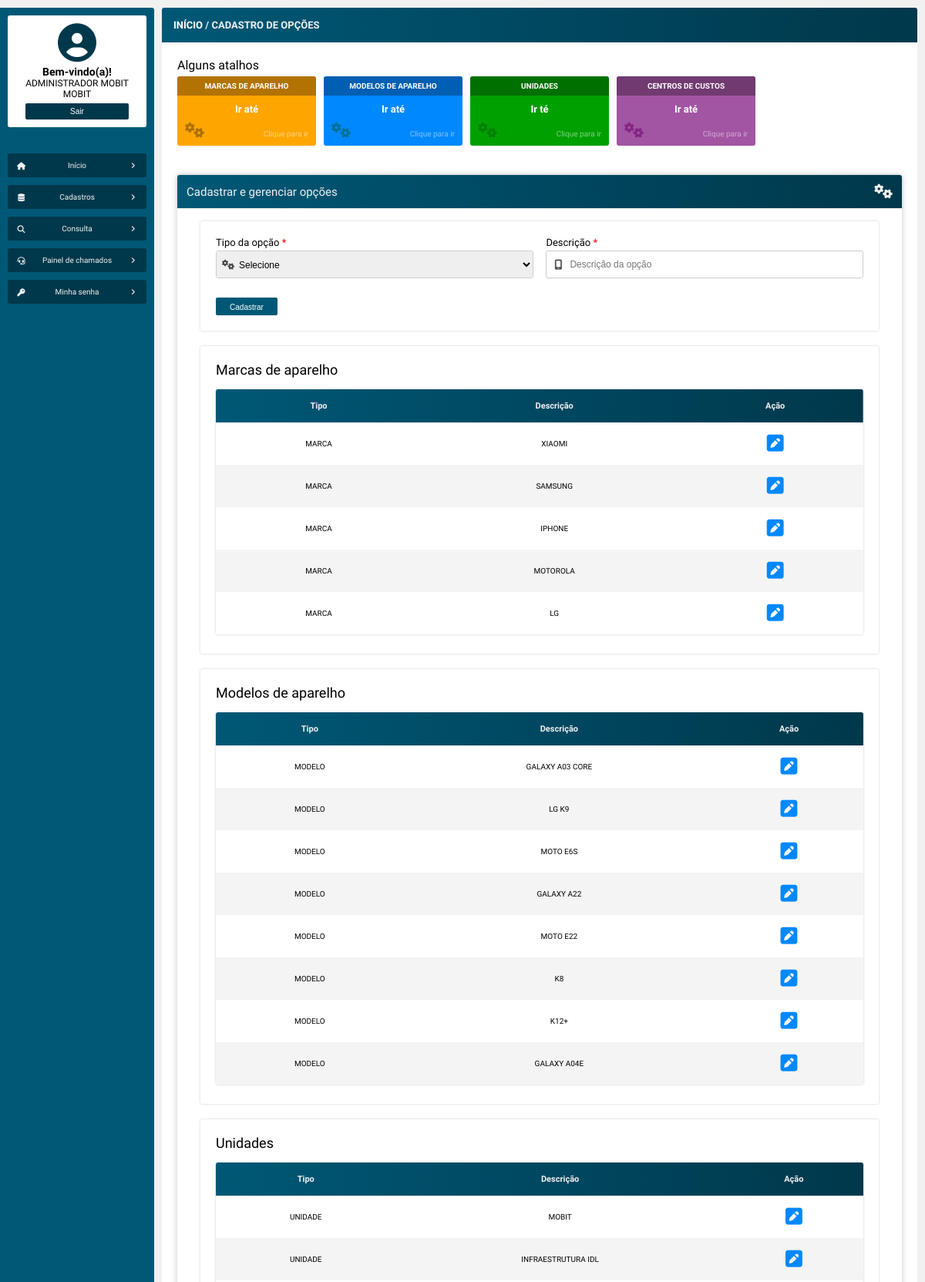
Page /cadastrar_opcoes.php (signed in, upper part) on the committed database.
### tables this page shows
CREATE TABLE `tb_cadastros_opcoes` (
  `id` int NOT NULL AUTO_INCREMENT,
  `tipo` varchar(100) DEFAULT NULL,
  `descricao` varchar(256) DEFAULT NULL,
  PRIMARY KEY (`id`)
);

### src/model/Opcoes.php (called while the page is built, shortened)
<?php
class Opcoes
{
    private PDO $pdo;
    public function __construct(PDO $pdo)
    {
        $this->pdo = $pdo;
    }
    public function listaOpcoes(string $tipo) : array
    {
        $sql = "SELECT * FROM tb_cadastros_opcoes WHERE tipo = ?";
        $stmt = $this->pdo->prepare($sql);
        $stmt->bindValue(1, $tipo, PDO::PARAM_STR);
        $stmt->execute();
        $resultado = $stmt->fetchAll(PDO::FETCH_ASSOC);
        return $resultado;
    }
}

### cadastrar_opcoes.php (the view, shortened to what this page needs)
<?php
require_once "src/config/conexao_bd.php";
$marca = new Opcoes($pdo);
$listaMarcas = $marca->listaOpcoes('MARCA');
$modelo = new Opcoes($pdo);
$listaModelos = $modelo->listaOpcoes('MODELO');
$unidade = new Opcoes($pdo);
$listaUnidade = $unidade->listaOpcoes('UNIDADE');
?>
<!DOCTYPE html>
<html>
<head>
    <?php
    require_once "src/views/layout/head.php";
    ?>
</head>
<body>
    <main class="corpo">
        <?php
        require_once "src/views/layout/menu_lateral.php";
        ?>
        <section class="principal">
            <article class="conteudo">
                <header class="conteudo-cabecalho">
                    <h3><a href="inicio.php">INÍCIO</a> / CADASTRO DE OPÇÕES</h3>
                </header>
                <section class="conteudo-center">
                    <div class="conteudo-center-box-01">
                        <h1>Alguns atalhos</h1>
                        <a href="#marcas">
                            <div>
                                <div id="box-infos-amarela">
                                    <span>
                                        <h4>MARCAS DE APARELHO</h4>
                                    </span>
                                    <h3>Ir até</h3>
                                    <i class="fa-solid fa-gears"></i>
                                    <p class="texto-filtro">Clique para ir</p>
                                </div>
                            </div>
                        </a>
                        <a href="#modelos">
                            <div>
                                <div id="box-infos-azul">
                                    <span>
                                        <h4>MODELOS DE APARELHO</h4>
                                    </span>
                                    <h3>Ir até</h3>
                                    <i class="fa-solid fa-gears"></i>
                                    <p class="texto-filtro">Clique para ir</p>
                                </div>
                            </div>
                        </a>
                        <a href="#unidades">
                            <div>
                                <div id="box-infos-verde">
                                    <span>
                                        <h4>UNIDADES</h4>
                                    </span>
                                    <h3>Ir té</h3>
                                    <i class="fa-solid fa-gears"></i>
                                    <p class="texto-filtro">Clique para ir</p>
                                </div>
                            </div>
                        </a>
                        <a href="#centros_de_custos">
                            <div>
                                <div id="box-infos-roxa">
                                    <span>
                                        <h4>CENTROS DE CUSTOS</h4>
                                    </span>
                                    <h3>Ir até</h3>
                                    <i class="fa-solid fa-gears"></i>
                                    <p class="texto-filtro">Clique para ir</p>
                                </div>
                            </div>
                        </a>
                    </div>
                    <form method="post" action="">
                        <header id="form-cabecalho">
                            <h1>Cadastrar e gerenciar opções</h1>
                            <i class="fa-solid fa-gears"></i>
                        </header>
                        <section style="display: flex;">
                            <label for="tipo">Tipo da opção<span style="color: red;"> *</span>
                                <div>
                                    <i class="fa-solid fa-gears"></i>
                                    <select id="tipo" name="tipo">
                                        <option value="">Selecione</option>
                                    </select>
                                </div>
                            </label>
                            <label for="descricao">Descrição<span style="color: red;"> *</span>
                                <div>
                                    <i class="fa-solid fa-mobile-screen"></i>
                                    <input type="text" id="descricao" id="descricao" name="descricao" placeholder="Descrição da opção">
                                </div>
                            </label>
                            <div>
                                <button type="submit" name="btn-requisitar">Cadastrar</button>
                            </div>
                        </section>
                        <section style="display: flex;" id="marcas">
                            <h2>Marcas de aparelho</h2>
                            <table>
                                <thead>
                                    <tr>
                                        <td>Tipo</td>
                                        <td>Descrição</td>
                                        <td>Ação</td>
                                    </tr>
                                </thead>
                                <tbody>
                                    <?php foreach ($listaMarcas as $marca) : ?>
                                        <tr>
                                            <td><?= htmlentities($marca['tipo']) ?></td>
                                            <td><?= htmlentities($marca['descricao']) ?></td>
                                            <td id="status">
                                                <a href="editar_opcao.php?id=<?= $marca['id'] ?>"><i class="fa-solid fa-square-pen"></i></a>
                                            </td>
                                        </tr>
                                    <?php endforeach ?>
                                </tbody>
                            </table>
                        </section>
                        <section style="display: flex;" id="modelos">
                            <h2 >Modelos de aparelho</h2>
                            <table>
                                <thead>
                                    <tr>
                                        <td>Tipo</td>
                                        <td>Descrição</td>
                                        <td>Ação</td>
                                    </tr>
                                </thead>
                                <tbody>
                                    <?php foreach ($listaModelos as $modelo) : ?>
                                        <tr>
                                            <td><?= htmlentities($modelo['tipo']) ?></td>
                                            <td><?= htmlentities($modelo['descricao']) ?></td>
                                            <td id="status">
                                                <a href="editar_opcao.php?id=<?= $modelo['id'] ?>"><i class="fa-solid fa-square-pen"></i></a>
                                            </td>
                                        </tr>
                                    <?php endforeach ?>
                                </tbody>
                            </table>
                        </section>
                        <section style="display: flex;" id="unidades">
                            <h2>Unidades</h2>
                            <table>
                                <thead>
                                    <tr>
                                        <td>Tipo</td>
                                        <td>Descrição</td>
                                        <td>Ação</td>
                                    </tr>
                                </thead>
                                <tbody>
                                    <?php foreach ($listaUnidade as $unidade) : ?>
                                        <tr>
                                            <td><?= htmlentities($unidade['tipo']) ?></td>
                                            <td><?= htmlentities($unidade['descricao']) ?></td>
                                            <td id="status">
                                                <a href="editar_opcao.php?id=<?= $unidade['id'] ?>"><i class="fa-solid fa-square-pen"></i></a>
                                            </td>
                                        </tr>
                                    <?php endforeach ?>
                                </tbody>
                            </table>
                        </section>
                    </form>
                </section>
            </article>
        </section>
    </main>
</body>
</html>

### css/style.css (style rules this page uses)
:root { --primary-color: #0088ff; --secundary-color: #005876; --terciary-color: #00384b; --white-color: #f1f1f1; --primary-shadow: 0 0 .5em #808080 }
* { padding: 0; margin: 0; box-sizing: border-box; }
a { text-decoration: none; }
body { font-family: 'Playpen Sans', cursive; font-family: 'Ubuntu', sans-serif; background: var(--white-color); }
.corpo { width: 100%; height: 100%; padding: 10px 10px 10px 0; position: absolute; display: flex; }
.principal { width: 100%; height: 100%; display: flex; flex-direction: column; }
.conteudo { width: 100%; height: 100%; position: relative; display: flex; flex-direction: column; align-items: center; overflow: hidden; background: #ffffff; border-radius: 3px; }
.conteudo-cabecalho { width: 100%; margin-bottom: 10px; padding: 15px; display: flex; justify-content: space-between; align-items: center; background: linear-gradient(to right, var(--secundary-color), var(--terciary-color)); color: var(--white-color); }
.conteudo-cabecalho h3 { font-size: 13px; font-weight: bold; }
.conteudo-center { width: 100%; height: 100%; padding: 10px 20px 20px 20px; display: flex; align-content: baseline; align-items: center; flex-direction: column; overflow: scroll; }
.conteudo-center h1 { width: 100%; font-size: 16px; font-weight: 100; }
.conteudo-center-box-01, .conteudo-center-box-02 { width: 100%; height: fit-content; display: flex; justify-content: left; flex-direction: column; }
.conteudo-center-box-01 { margin-bottom: 20px; flex-direction: row; flex-wrap: wrap; align-items: center; }
.conteudo-center-box-01 div { margin: 5px 5px 5px 0; }
.conteudo-center-box-01 div div { width: 180px; height: 90px !important; padding: 0; position: relative; display: flex; flex-direction: column; align-items: center; border-radius: 3px; overflow: hidden; cursor: pointer; }
.conteudo-center-box-01 div div span { width: 100%; padding: 7px; text-align: center; font-size: 10px; background: #0000004d; }
.conteudo-center-box-01 div div h3 { width: 100%; margin-top: 10px; padding: 0 10px; font-size: 13px; text-align: center; }
.conteudo-center-box-01 div div i { position: absolute; bottom: 10px; left: 10px; font-size: 20px; }
.texto-filtro { width: fit-content !important; position: absolute; bottom: 10px; right: 10px; text-align: right; filter: opacity(50%); }
#box-infos-roxa { background: #a255a2; transition: .2s background; }
#box-infos-roxa i { color: #842584; transition: .2s; }
#box-infos-verde { background: #00a000; transition: .2s background; }
#box-infos-verde i { color: #008000; transition: .2s; }
#box-infos-azul { background: #0088ff; transition: background .2s; }
#box-infos-azul i { color: #007197; transition: .2s; }
#box-infos-amarela { background: #ffa500; transition: background .2s; }
#box-infos-amarela i { color: #ae7100; transition: .2s; }
.conteudo-center p { width: 100%; font-size: 10px; text-align: center; }

### css/table.css (style rules this page uses)
table { width: 100%; margin: 5px auto; font-size: 10px; background: #ffffff; box-shadow: 0 0 .3em #cdcdcd; border-radius: 3px; border-collapse: collapse; text-align: center; overflow: auto; }
table tr td { padding: 15px; }
table thead { position: sticky; top: -10px; color: var(--white-color); font-weight: bold; background: linear-gradient(to right, var(--secundary-color), var(--terciary-color)); z-index: 1; }
table thead td:first-child { border-radius: 3px 0 0 0; }
table thead td:last-child { border-radius: 0 3px 0 0; }
table thead td { font-size: 11px; }
tbody tr:nth-child(even) { background: #f4f4f4; }
table a { color: #000; }
table i { color: var(--primary-color); font-size: 25px; }

### css/botoes.css (style rules this page uses)
button { width: fit-content; min-width: 80px; padding: 5px 15px; border-radius: 2px; border: none; background: var(--secundary-color); color: #fff; font-size: 10px; cursor: pointer; }
form button { padding: 7px 15px 5px 15px; }

### rows in the picture
tb_cadastros_opcoes: tipo "MARCA", descricao "XIAOMI"
tb_cadastros_opcoes: tipo "MARCA", descricao "SAMSUNG"
tb_cadastros_opcoes: tipo "MARCA", descricao "IPHONE"
tb_cadastros_opcoes: tipo "MARCA", descricao "MOTOROLA"
tb_cadastros_opcoes: tipo "MARCA", descricao "LG"
tb_cadastros_opcoes: tipo "MODELO", descricao "GALAXY A03 CORE"
tb_cadastros_opcoes: tipo "MODELO", descricao "LG K9"
tb_cadastros_opcoes: tipo "MODELO", descricao "MOTO E6S"
tb_cadastros_opcoes: tipo "MODELO", descricao "GALAXY A22"
tb_cadastros_opcoes: tipo "MODELO", descricao "MOTO E22"
tb_cadastros_opcoes: tipo "MODELO", descricao "K8"
tb_cadastros_opcoes: tipo "MODELO", descricao "K12+"
tb_cadastros_opcoes: tipo "MODELO", descricao "GALAXY A04E"
tb_cadastros_opcoes: tipo "UNIDADE", descricao "MOBIT"
tb_cadastros_opcoes: tipo "UNIDADE", descricao "INFRAESTRUTURA IDL"

### other values in the picture
$_SESSION['nome'] "ADMINISTRADOR MOBIT"
$_SESSION['unidade'] "MOBIT"
